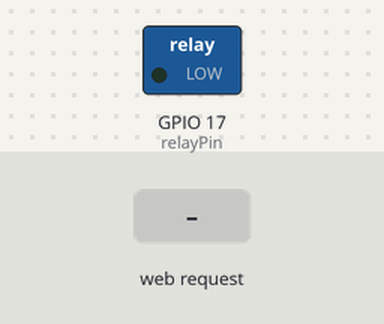
A sketch run on a simulated ESP32. On the bench: switched loads named in the sketch (green lamp = pin HIGH). The inputs (shaded band) are chosen by the test bench. WiFi joins after 1.5 s; servers stay silent unless stated; what the sketch prints to the serial monitor is not drawn.

Above: at 3.2 s.
3.3 s: HTTP request GET /open received
At 4.1 s:
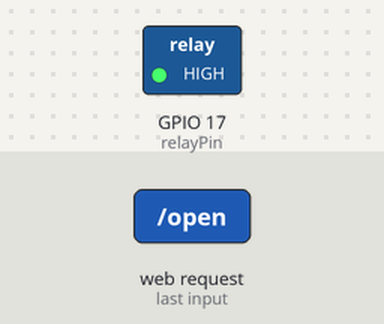
4.8 s: HTTP request GET /close received
At 5.3 s:
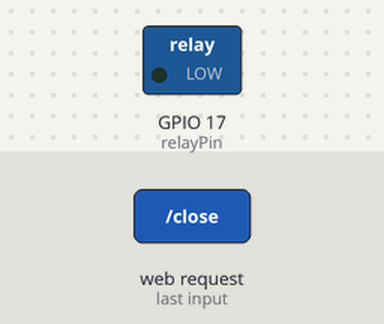
Timing chart, 0 to 7.8 s (numbered marks = the images above; inputs shaded):
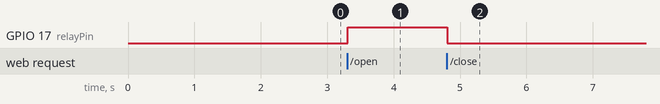

Measured:
- after the input at 3.3 s, GPIO 17 (relayPin): LOW → HIGH at once
- after the input at 4.8 s, GPIO 17 (relayPin): HIGH → LOW at once

The sketch:

Attic_Door_Unlock.ino
```cpp
#include <WiFi.h>


// Networking details **************************************
IPAddress staticIP(10, 0, 2, 248); // ESP32 static IP
IPAddress gateway(10, 0, 2, 1);
IPAddress subnet(255, 255, 255, 0);
IPAddress primaryDNS(10, 0, 2, 5);
IPAddress secondaryDNS(1, 1, 1, 1);
const char* ssid = "iotnet";
const char* password = "ThreeDeadlyWombats";
String ipAddress;
WiFiServer server(80);
String header;

// PIN  details **************************************
int relayPin = 17;
int dt = 200;

// Current time
unsigned long currentTime = millis();
// Previous time
unsigned long previousTime = 0;
// Define timeout time in milliseconds (example: 2000ms = 2s)
const long timeoutTime = 2000;


void setup() {
  // put your setup code here, to run once:
   Serial.begin(9600);
   pinMode(relayPin,OUTPUT);
   digitalWrite(relayPin,LOW);
   ipAddress = initWiFi();
    Serial.println(ipAddress);
   server.begin();

}

void loop() {
  // put your main code here, to run repeatedly:

  doWebStuff();

}

String initWiFi() {
  WiFi.mode(WIFI_STA);
  WiFi.begin(ssid, password);
  Serial.print("Connecting to WiFi ..");
  while (WiFi.status() != WL_CONNECTED) {
    Serial.print('.');
    delay(1000);
  }
  //Set Static IP
  if(!WiFi.config(staticIP, gateway, subnet, primaryDNS, secondaryDNS)) {
    Serial.println("Failed to configure Static IP");
  } else {
    Serial.println("Static IP configured!");
  }
  return WiFi.localIP().toString();
}

void relay(int pin, bool open)
{
  if (open)
  {
    digitalWrite(pin,HIGH);
    Serial.println("Open");
  }
  else
  {
    digitalWrite(pin,LOW);
    Serial.println("Close");
  }
}

void blink(int pin, int blinks)
{
  for (int i = 1; i <= blinks; i++)
  {
    digitalWrite(pin,HIGH);
    delay(dt);
    digitalWrite(pin,LOW);
    delay(dt);
  }
}

void doWebStuff(){
  WiFiClient client = server.available();   // Listen for incoming clients
  if (client) {
  currentTime = millis();
    previousTime = currentTime;
    Serial.println("New Client.");          // print a message out in the serial port
    String currentLine = "";                // make a String to hold incoming data from the client
    while (client.connected() && currentTime - previousTime <= timeoutTime) {  // loop while the client's connected
      currentTime = millis();
      if (client.available()) {             // if there's bytes to read from the client,
        char c = client.read();             // read a byte, then
        Serial.write(c);                    // print it out the serial monitor
        header += c;
        if (c == '\n') {                    // if the byte is a newline character
          if (currentLine.length() == 0) {
            // HTTP headers always start with a response code (e.g. HTTP/1.1 200 OK)
            // and a content-type so the client knows what's coming, then a blank line:
            client.println("HTTP/1.1 200 OK");
            client.println("Content-type:text/html");
            client.println("Connection: close");
            client.println();
            // Do the action!
            if (header.indexOf("GET /open") >= 0) {
              relay(relayPin,1);
            }
            if (header.indexOf("GET /close") >= 0) {
              relay(relayPin,0);
            }
            client.println();
            // Break out of the while loop
            break;
          } else { // if you got a newline, then clear currentLine
            currentLine = "";
          }
        } else if (c != '\r') {  // if you got anything else but a carriage return character,
          currentLine += c;      // add it to the end of the currentLine
        }
      }
    }
    // Clear the header variable
    header = "";
    // Close the connection
    client.stop();
    Serial.println("Client disconnected.");
    Serial.println("");
  }
}
```
